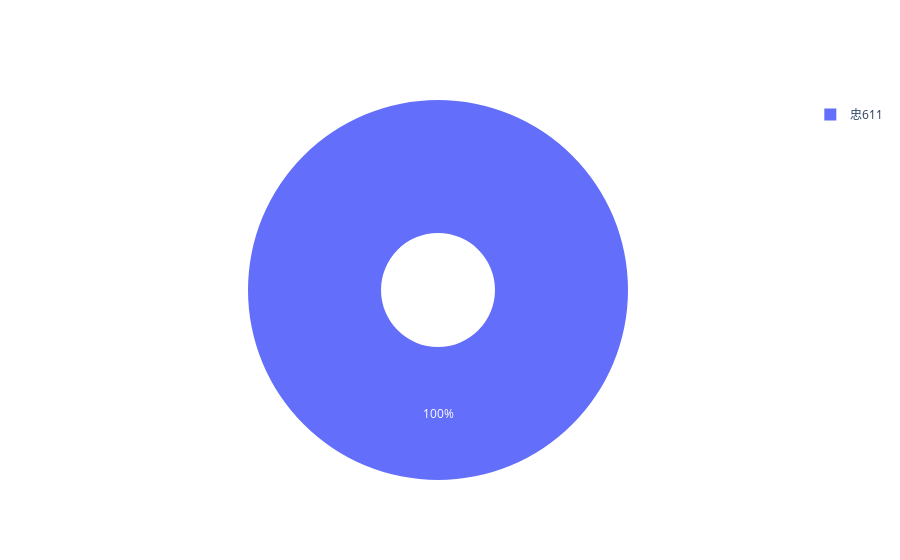

Notebook source saved alongside this figure:
### Code cell
# Use `hole` to create a donut-like pie chart
fig = go.Figure(data=[go.Pie(labels=dfPCUseRAM["RoomName"].to_list(), values=dfPCUseRAM["SUMTotal"].to_list(), hole=.3)])
fig.show()

### Figure 1 — Plotly figure (JSON) as saved in the notebook; plotly's stock layout.template omitted (floating-point values rounded to 4 significant figures)
{"data": [{"hole": 0.3, "labels": ["忠611"], "type": "pie", "values": [12335943012]}], "layout": {}}
